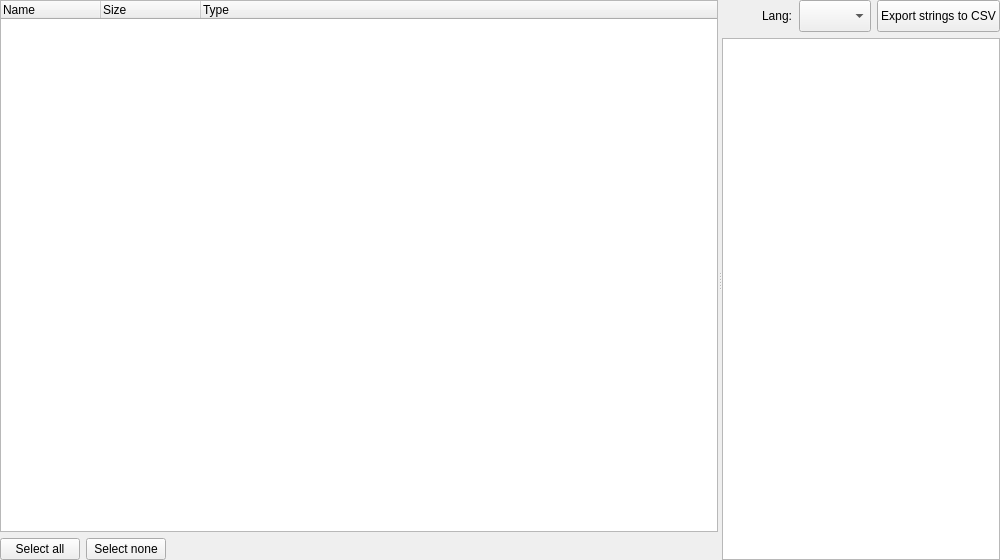
<?xml version="1.0" encoding="UTF-8"?>
<ui version="4.0">
 <class>LocUtilsClass</class>
 <widget class="QWidget" name="QtNDSLocUtilsClass">
  <property name="geometry">
   <rect>
    <x>0</x>
    <y>0</y>
    <width>1000</width>
    <height>560</height>
   </rect>
  </property>
  <property name="minimumSize">
   <size>
    <width>760</width>
    <height>400</height>
   </size>
  </property>
  <property name="windowTitle">
   <string>NDS Loc Utils</string>
  </property>
  <layout class="QVBoxLayout" name="layoutMain">
   <property name="leftMargin">
    <number>0</number>
   </property>
   <property name="topMargin">
    <number>0</number>
   </property>
   <property name="rightMargin">
    <number>0</number>
   </property>
   <property name="bottomMargin">
    <number>0</number>
   </property>
   <item>
    <widget class="QSplitter" name="splitterMain">
     <property name="orientation">
      <enum>Qt::Orientation::Horizontal</enum>
     </property>
     <property name="childrenCollapsible">
      <bool>false</bool>
     </property>
     <widget class="QWidget" name="panelFiles" native="true">
      <property name="sizePolicy">
       <sizepolicy hsizetype="Preferred" vsizetype="Preferred">
        <horstretch>2</horstretch>
        <verstretch>0</verstretch>
       </sizepolicy>
      </property>
      <layout class="QVBoxLayout" name="layoutFiles">
       <property name="leftMargin">
        <number>0</number>
       </property>
       <property name="topMargin">
        <number>0</number>
       </property>
       <property name="rightMargin">
        <number>0</number>
       </property>
       <property name="bottomMargin">
        <number>0</number>
       </property>
       <item>
        <widget class="QTreeWidget" name="treeFiles">
         <property name="alternatingRowColors">
          <bool>true</bool>
         </property>
         <property name="selectionMode">
          <enum>QAbstractItemView::SelectionMode::ExtendedSelection</enum>
         </property>
         <property name="uniformRowHeights">
          <bool>true</bool>
         </property>
         <column>
          <property name="text">
           <string>Name</string>
          </property>
         </column>
         <column>
          <property name="text">
           <string>Size</string>
          </property>
         </column>
         <column>
          <property name="text">
           <string>Type</string>
          </property>
         </column>
        </widget>
       </item>
       <item>
        <layout class="QHBoxLayout" name="layoutTreeButtons">
         <item>
          <widget class="QPushButton" name="buttonSelectAll">
           <property name="text">
            <string>Select all</string>
           </property>
          </widget>
         </item>
         <item>
          <widget class="QPushButton" name="buttonSelectNone">
           <property name="text">
            <string>Select none</string>
           </property>
          </widget>
         </item>
         <item>
          <widget class="QLabel" name="statusBar"/>
         </item>
         <item>
          <spacer name="spacerTreeButtons">
           <property name="orientation">
            <enum>Qt::Orientation::Horizontal</enum>
           </property>
           <property name="sizeHint" stdset="0">
            <size>
             <width>40</width>
             <height>20</height>
            </size>
           </property>
          </spacer>
         </item>
        </layout>
       </item>
      </layout>
     </widget>
     <widget class="QWidget" name="panelRight" native="true">
      <layout class="QVBoxLayout" name="layoutRight">
       <property name="leftMargin">
        <number>0</number>
       </property>
       <property name="topMargin">
        <number>0</number>
       </property>
       <property name="rightMargin">
        <number>0</number>
       </property>
       <property name="bottomMargin">
        <number>0</number>
       </property>
       <item>
        <layout class="QHBoxLayout" name="layoutActions">
         <item>
          <spacer name="spacerActions">
           <property name="orientation">
            <enum>Qt::Orientation::Horizontal</enum>
           </property>
           <property name="sizeHint" stdset="0">
            <size>
             <width>40</width>
             <height>20</height>
            </size>
           </property>
          </spacer>
         </item>
         <item>
          <widget class="QLabel" name="labelLanguage">
           <property name="text">
            <string>Lang:</string>
           </property>
          </widget>
         </item>
         <item>
          <widget class="QComboBox" name="comboLanguage">
           <property name="minimumSize">
            <size>
             <width>50</width>
             <height>32</height>
            </size>
           </property>
          </widget>
         </item>
         <item>
          <widget class="QPushButton" name="buttonExportStringsToCsv">
           <property name="minimumSize">
            <size>
             <width>0</width>
             <height>32</height>
            </size>
           </property>
           <property name="text">
            <string>Export strings to CSV</string>
           </property>
          </widget>
         </item>
        </layout>
       </item>
       <item>
        <widget class="QTextEdit" name="textEditLog">
         <property name="readOnly">
          <bool>true</bool>
         </property>
        </widget>
       </item>
      </layout>
     </widget>
    </widget>
   </item>
  </layout>
 </widget>
 <layoutdefault spacing="6" margin="11"/>
 <resources/>
 <connections/>
</ui>
